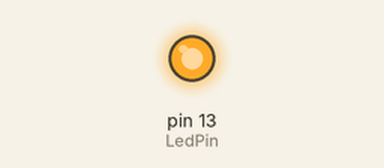
Bench run of a sketch on a simulated Arduino Uno, built with avr-gcc and run on an emulated ATmega328P. On the bench: output pins drawn as LEDs (lit = HIGH).

Above: at 0.75 s.
At 41.0 s:
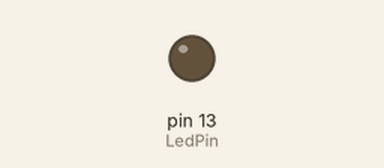
Timing chart, 0 to 54.6 s (numbered marks = the images above):
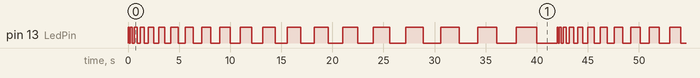

The sketch:

blink_condition_circut.ino
```cpp
int LedPin = 13;
int delayTime = 100;
void setup() {
  // put your setup code here, to run once:
  pinMode(LedPin,OUTPUT);
}

void loop() {
  // put your main code here, to run repeatedly:
  digitalWrite(LedPin,HIGH);
  delay(delayTime);
  digitalWrite(LedPin,LOW);
  delay(delayTime);
  delayTime += 100;
  if(delayTime > 2000)
    delayTime  = 100;
}
```

Measured:
- by itself, pin 13 (LedPin): moves between LOW and HIGH, repeating every 42.0 s
- by itself, everything shown: repeats every 42.0 s, in 40 steps
